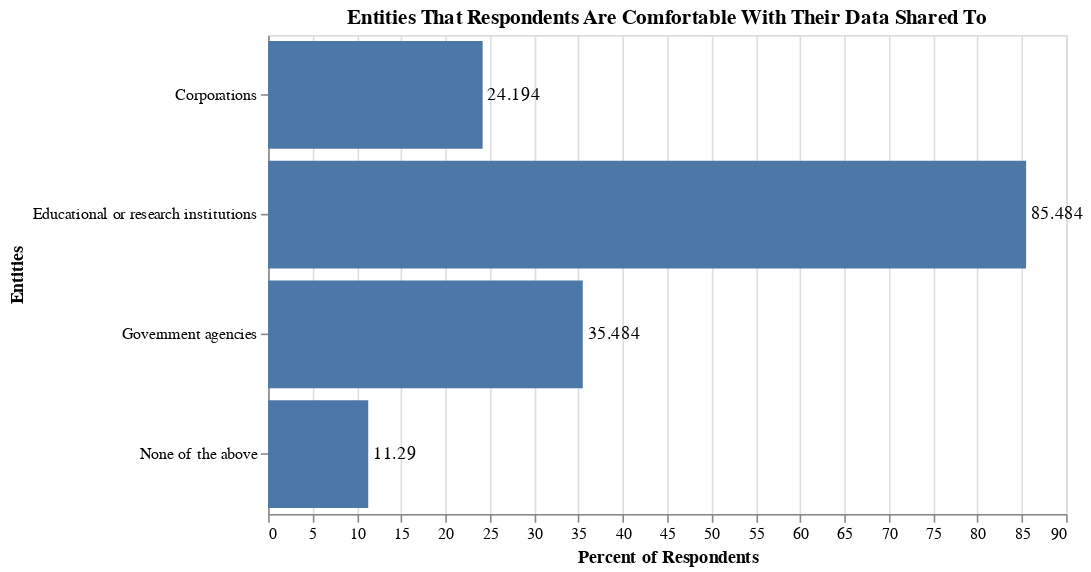

Write notebook code for a chart like this one.
### Code cell
def analyze_sharing_entities(df):
    '''
    Process and analyze data correspond to the survey question "Which entities are you comfortable sharing your personal data with? (Select all that apply)?" 
    Returns a dataframe with percentages, per response category, of entities that survey respondents are comfortable with data brokers sharing their data to.
    Graphs a corresponding plot of frequencies by each response.
    '''
    # Split by comma and explode into rows and strip whitespace
    split_df = df["entities"].str.split(",").explode()
    split_df = split_df.str.strip()

    # One-Hot Encode Columns
    one_hot = pd.get_dummies(split_df)
    one_hot = one_hot.groupby(split_df.index).max()
    one_hot = pd.DataFrame(one_hot)

    # Calculate Percentages and put in a dictionary
    percentages = dict(zip(one_hot.columns, np.round(one_hot.mean() * 100, 3)))
    percent_df = pd.DataFrame({
        'Category': list(percentages.keys()),
        'Percent': list(percentages.values())
    })

    # Graph
    bars = (
        alt.Chart(percent_df)
        .mark_bar()
        .encode(
            x=alt.X('Percent:Q', title='Percent of Respondents'),
            y=alt.Y('Category:N', title="Entities"),
            tooltip=['Category', 'Percent']
        )
        .properties(height=300, width=500, title="Entities That Respondents Are Comfortable With Their Data Shared To")
    )

    text = bars.mark_text(
        align='left',
        baseline='middle',
        dx=3
    ).encode(
        text='Percent:Q'
    )

    display(percent_df)
    chart = bars + text

    return chart

survey_entities = analyze_sharing_entities(survey)
display(survey_entities)
survey_entities.save("imgs/Entities That Respondents Are Comfortable With Their Data Shared To.svg")

### Figure 1 — Vega-Lite specification as saved in the notebook (floating-point values rounded to 4 significant figures)
{"config": {"view": {"continuousWidth": 300, "continuousHeight": 300}}, "layer": [{"mark": {"type": "bar"}, "encoding": {"tooltip": [{"field": "Category", "type": "nominal"}, {"field": "Percent", "type": "quantitative"}], "x": {"field": "Percent", "title": "Percent of Respondents", "type": "quantitative"}, "y": {"field": "Category", "title": "Entities", "type": "nominal"}}, "title": "Entities That Respondents Are Comfortable With Their Data Shared To"}, {"mark": {"type": "text", "align": "left", "baseline": "middle", "dx": 3}, "encoding": {"text": {"field": "Percent", "type": "quantitative"}, "tooltip": [{"field": "Category", "type": "nominal"}, {"field": "Percent", "type": "quantitative"}], "x": {"field": "Percent", "title": "Percent of Respondents", "type": "quantitative"}, "y": {"field": "Category", "title": "Entities", "type": "nominal"}}, "title": "Entities That Respondents Are Comfortable With Their Data Shared To"}], "data": {"name": "data-290efdc19bfed52aa81800369e3068ec"}, "height": 300, "width": 500, "$schema": "https://vega.github.io/schema/vega-lite/v5.20.1.json", "datasets": {"data-290efdc19bfed52aa81800369e3068ec": [{"Category": "Corporations", "Percent": 24.19}, {"Category": "Educational or research institutions", "Percent": 85.48}, {"Category": "Government agencies", "Percent": 35.48}, {"Category": "None of the above", "Percent": 11.29}]}}
